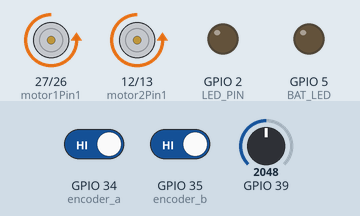
This sketch was run on a simulated ESP32. On the bench: motor-driver pin pairs drawn as motors (green arrow = first pin HIGH = forward, orange = second pin HIGH = backward, longer = more drive, scaled by the enable pin), output pins drawn as LEDs (lit = HIGH). Inputs (shaded band) come from the test bench; at power-on: GPIO 34 (encoder_a) HIGH, GPIO 35 (encoder_b) HIGH, GPIO 39 = 2048.

Above: at 0.15 s.
At 20.38 s:
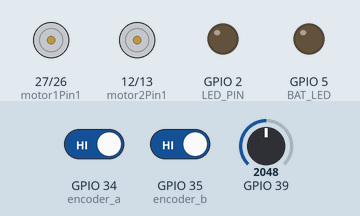
At 39.72 s:
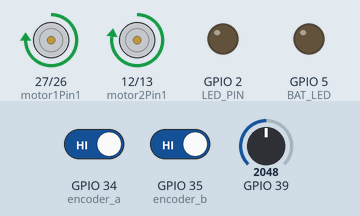
Timing chart, 0 to 39.7 s (numbered marks = the images above):
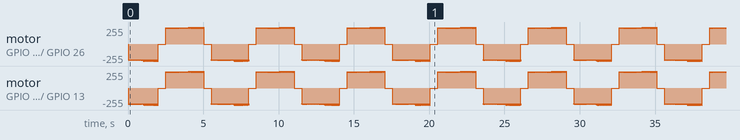

The sketch:

TesteMotoresPT2.ino
```cpp
hw_timer_t* timer = NULL;
#define ROBOT 3

// Bibliotecas para Comunicação ESP-NOW
#define WIFI_CHANNEL 13
#include <esp_now.h>
#include <WiFi.h>
#include <esp_wifi.h>


// Variaveis para o LED(Comunicação)
#define  LED_PIN  2
int ledState = HIGH;


// DEFINIÇÃO DE PINOS
// Motores: motorxpin1 e motorxpim2 são utilizados para determinar a direção e o enable apenas para habilitar aquele motor na ponte h
// Motor 1
#define  motor1Pin1  27
#define motor1Pin2  26
#define enable1Pin  14
int direcao1[2] = {false, false};

// Motor 2
#define  motor2Pin1  12
#define  motor2Pin2  13
#define  enable2Pin  25
bool direcao2[2] = {false, false};

// PWM
#define  freq  30000
#define  pwmChannel1  0
#define  pwmChannel2  1
#define  resolution  8
volatile int dutyCycle = 240;
volatile int dutyCycle_b = 240;

// Encoder

//PINOS
#define  encoder_a  34
#define  encoder_b  35

//Leitrua Tensão
#define BAT_LED 5
#define READ 39
volatile int contador ;

//Variaveis de leitura
volatile int  counterAB = 0;
volatile int  counterAB_b = 0;
double leitura = 0;


// CONTROLE
volatile int ErroAnterior1A = 0;
volatile int ErroAnterior1B = 0;
int ErroAtualA = 0;
int ErroAtualB = 0;
volatile int Escala_P1 = 0;
volatile int Escala_I1 = 0;
volatile int Escala_P2 = 0;
volatile int Escala_I2 = 0;
volatile int ref_a = 0;
volatile int ref_b = 0;
int SaidaA = 0;
int SaidaB =0;
int pwm_a;
int pwm_b;
volatile double KpA = 1.2;
volatile double KiA = 50;
volatile double KpB = 1.3;
volatile double KiB = 50;
volatile double Soma_A = KpA+(KiA/100);
volatile double Soma_B = KpB+(KiB/100);
volatile double SaidaAnteriorA = 0;
volatile double SaidaAnteriorB = 0;
volatile double AnteriorB = 0;
volatile double Anterior2B = 0;
volatile double AnteriorA = 0;
volatile double Anterior2A = 0;
int contA = 1;
int contB = 1;
volatile double compA;
volatile double compB;
volatile double valA;
volatile double valB;
int stateA = 0;
int stateB = 0;
int teste = 0;


//Cubo
int cubo = 0;
bool jao = true;
int farofa = 0;
bool livia = true;


//VETOR A SER ALTERADO  PARA TESTES OS VALORES DA POSIÇÃO 5 E 6 SÃO AS REFS
int RD[19] = {111,0,1,0,1,20,20,1,0,1,0,20,20,1,0,1,0,20,20};


//SOMADOR ENCODERS
void IRAM_ATTR ai1() {
  // Verificar possibilidade de retirar o if desta função
  counterAB ++;
}

void IRAM_ATTR ai2() {
  // Incrementa ou decrementa o contador de acordo com a condição do sinal no canal B
  counterAB_b ++;
}

//Função para controlar os motores por meio do vetor utilizado na comunicação
void motor(int *ptr, int dta, int dtb, int state, int state2){
  ledcWrite(pwmChannel1, dta);
  ledcWrite(pwmChannel2, dtb);
  if(state2){
    if(state){
    digitalWrite(motor1Pin1,*(ptr+1));
    digitalWrite(motor1Pin2,*(ptr+2));
    digitalWrite(motor2Pin1,*(ptr+3));
    digitalWrite(motor2Pin2,*(ptr+4));
    }
    else{
    digitalWrite(motor1Pin1,*(ptr+7));
    digitalWrite(motor1Pin2,*(ptr+8));
    digitalWrite(motor2Pin1,*(ptr+9));
    digitalWrite(motor2Pin2,*(ptr+10));
    }
  }
  else{
    digitalWrite(motor1Pin1,1);
    digitalWrite(motor1Pin2,1);
    digitalWrite(motor2Pin1,1);
    digitalWrite(motor2Pin2,1);
  }
}

void IRAM_ATTR onTime()
{

    //Erro
    ErroAtualA = ref_a/(3.48192/2) - counterAB; // PQ Q O COUNTER TA INDO ATE 15 só ??????????????????????

    counterAB = 0;
    ErroAtualA = min(ErroAtualA, 30);

    ErroAtualB = ref_b/(3.48192/2) - counterAB_b;
    counterAB_b = 0;
    ErroAtualB = min(ErroAtualB, 30);

    compA=ErroAtualA + ErroAnterior1A;

    if(compA > 50){
      SaidaA = SaidaAnteriorA;
    }
    else{
      AnteriorA = (KpA*ErroAnterior1A);
      Anterior2A = (ErroAtualA*Soma_A);
      //SaidaA = Anterior2A - AnteriorA + SaidaAnteriorA;
      SaidaA = Anterior2A - AnteriorA + SaidaAnteriorA;

    }

    valA=contA*19;
    if((SaidaA >= valA)){
    SaidaA = valA;
    contA++;
    }
    else{
    contA = 1;
    }

    compB=ErroAtualB + ErroAnterior1B;

    if(compB > 50){
      SaidaB = SaidaAnteriorB;
    }
    else{
      AnteriorB = (KpB*ErroAnterior1B);
      Anterior2B = (ErroAtualB*Soma_B);
      SaidaB = Anterior2B - AnteriorB + SaidaAnteriorB;;
    }
       valB=contB*19;
       if(SaidaB >= valB){
       SaidaB = valB;
       contB++;
       }
       else {
       contB = 1;
       }
    ErroAnterior1A = ErroAtualA;
    ErroAnterior1B = ErroAtualB;
    SaidaAnteriorA = SaidaA;
    SaidaAnteriorB = SaidaB;

    pwm_b = map(SaidaB,0,30,200,255);
    pwm_a = map(SaidaA,0,30,200,255);
    pwm_a = max(pwm_a,0);
    pwm_a = min(pwm_a,255);
    pwm_b = max(pwm_b,0);
    pwm_b = min(pwm_b,255);


if(jao)//frente
  {
    //mudar aqui a velocidade
    ref_a = 20;
    ref_b = 20;
    cubo++;
    if(cubo >100 && cubo <201){
      ref_a = 40;
      ref_b = 40;
    }
    else if(cubo == 201)//faixa -50 a 201 -> anda | faixa 201 a 251 -> parado
    {
    livia= false;
    }
    else if(cubo ==251){
    jao = false;
    livia=true;
    }
  }
  else if(!jao)//tras
  {
    ref_a = 20;
    ref_b = 20;
    cubo--;
    if(cubo <100 && cubo >0){
      ref_a = 40;
      ref_b = 40;
    }
    else if(cubo == 0)//faixa 251 a 0 -> anda | faixa 0 a -50 -> parado
    {
    livia= false;
    }
    else if(cubo == -50){
    jao = true;
    livia=true;
    }
  }
  motor(RD,pwm_a,pwm_b,jao,livia);


 }


double ReadVoltage(byte pin){
  double reading = analogRead(pin); // Reference voltage is 3v3 so maximum reading is 3v3 = 4095 in range 0 to 4095
  if(reading < 1 || reading > 4095) return 0;
  // return -0.000000000009824 * pow(reading,3) + 0.000000016557283 * pow(reading,2) + 0.000854596860691 * reading + 0.065440348345433;
  return -0.000000000000016 * pow(reading,4) + 0.000000000118171 * pow(reading,3)- 0.000000301211691 * pow(reading,2)+ 0.001109019271794 * reading + 0.034143524634089;
}

void setup() {
  // Configurar os pinos como OUTPUTS
  pinMode(motor1Pin1, OUTPUT);
  pinMode(motor1Pin2, OUTPUT);
  pinMode(motor2Pin1, OUTPUT);
  pinMode(motor2Pin2, OUTPUT);
  pinMode(enable1Pin, OUTPUT);
  pinMode(enable2Pin, OUTPUT);
  pinMode (encoder_a, INPUT);
  pinMode (encoder_b, INPUT);
  pinMode (BAT_LED, OUTPUT);

  analogSetAttenuation(ADC_11db);

  attachInterrupt(digitalPinToInterrupt(encoder_a), ai1, CHANGE);
  attachInterrupt(digitalPinToInterrupt(encoder_b), ai2, CHANGE);

  // Configuração Funcionalidades do PWM
  ledcSetup(pwmChannel1, freq, resolution);
  ledcSetup(pwmChannel2, freq, resolution);

  // Anexar o canal do PWM na GPIO que será controlada
  ledcAttachPin(enable1Pin, pwmChannel1);
  ledcAttachPin(enable2Pin, pwmChannel2);

  // Set up Serial Monitor
  Serial.begin(115200);
  pinMode(LED_PIN, OUTPUT);


  //TIMER SETUP
  timer = timerBegin(0,80, true);
  timerAttachInterrupt(timer, &onTime, true);
  timerAlarmWrite(timer,10000,true);
  timerAlarmEnable(timer);


}
//Função para obtenção de informações da comunicação, correção de erro e controle final dos motores.
//AVISO !! CASO SEJA NECESSARIO PRINTAR ALGUMA VARIÁVEL DESTE CAMPO CASO ELE SEJA USADO EM INTERRUPÇÃO UTILIZE O VOID LOOP
void loop()
{
  leitura = ReadVoltage(READ)*32;
  if(contador == 2000){
    if (leitura <= 78 ){
      digitalWrite(BAT_LED,HIGH);
    }
  }
  if(teste)
  {
    Serial.println(counterAB);
    teste = 0;
  }

}
```
